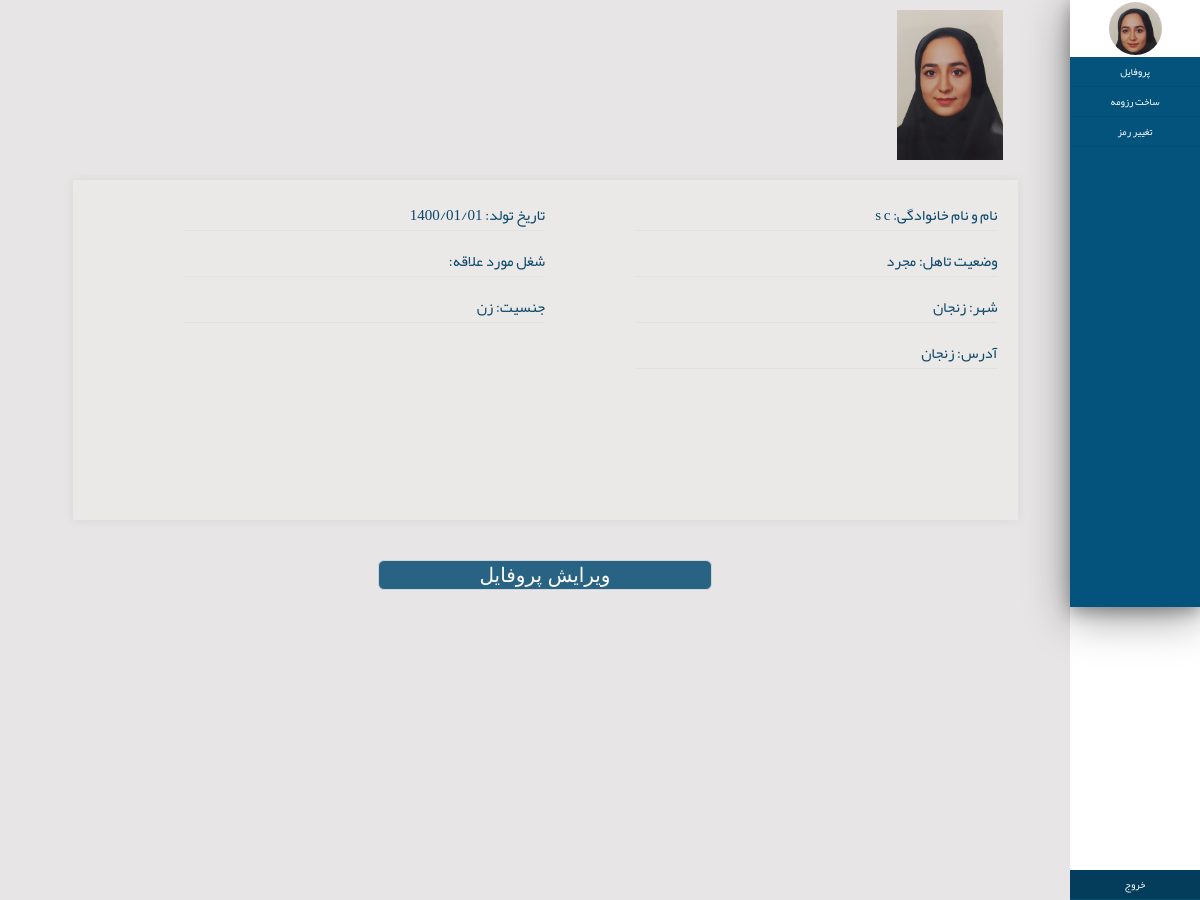
Page /accounts/profile/ (signed in) on the earlier database version.
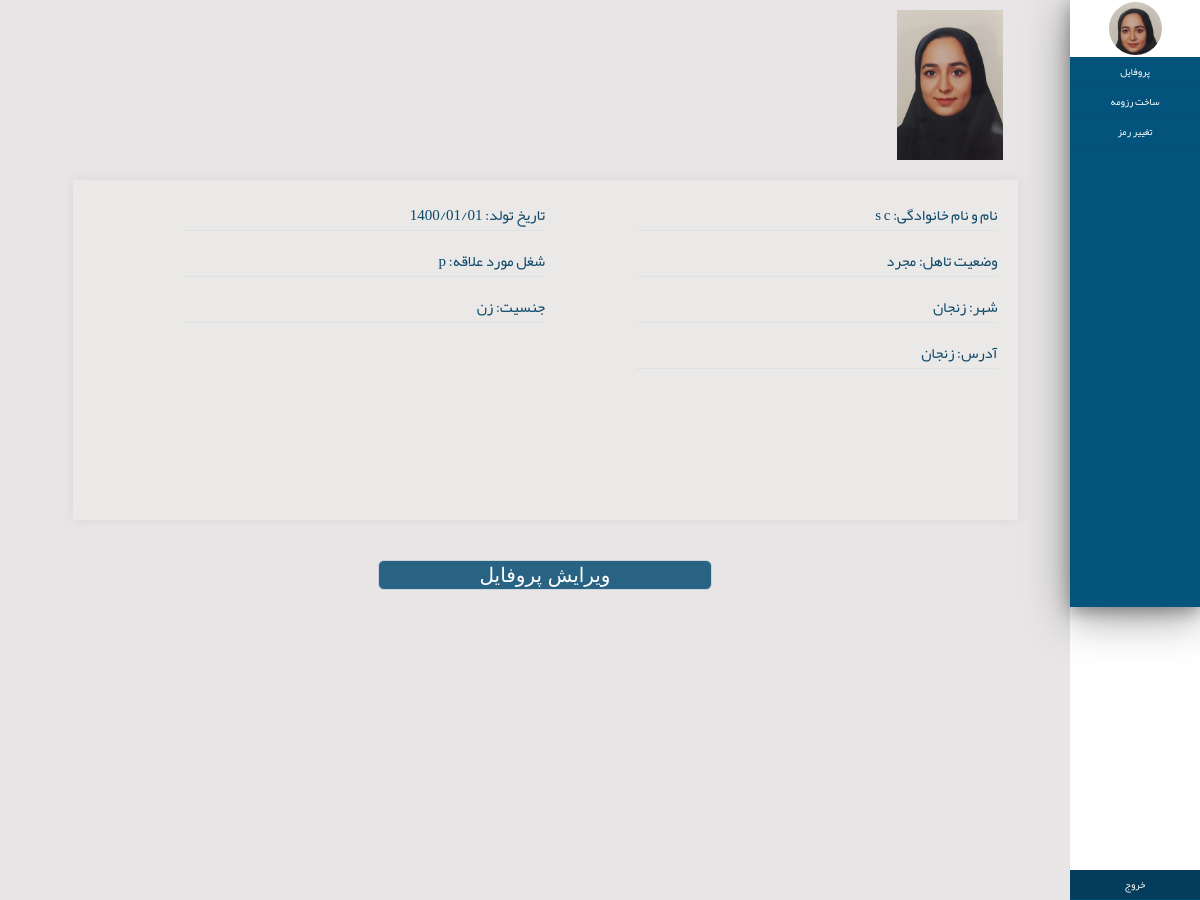
Same page on the later database version.
### accounts/models.py (models this page shows)
class ProfileModel(models.Model):
    class Meta:
        verbose_name="profiles"
        verbose_name_plural="profiles"
    user=models.OneToOneField(User,on_delete=CASCADE,verbose_name="کاربری",related_name="profile")
    male=1
    female=2
    status_choices=((male,"مرد"),(female,"زن"))
    gender=models.IntegerField(choices=status_choices,verbose_name="جنسیت",null=True)
    single=1
    married=2
    status_choices1=((single,"مجرد"),(married,"متاهل"))
    marital_status=models.IntegerField(choices=status_choices1,verbose_name="وضعیت تاهل",null=True,blank=False)
    city=models.CharField(max_length=100,verbose_name="شهر محل سکونت",null=True,blank=False)
    address=models.CharField(max_length=300,verbose_name="آدرس",null=True,blank=False)
    birthday=models.DateField(verbose_name="تاریخ تولد",null=True,blank=False)
    Expected_Salary=models.IntegerField(verbose_name="حقوق درخواستی",null=True,blank=False)
    intrested_job=models.CharField(max_length=100,verbose_name="شغل مورد علاقه",null=True,blank=False)
    ProfileImage=models.ImageField(upload_to='profileimages/',verbose_name="عکس")

### accounts/views.py (the view)
# urls.py: path('profile/',views.profileView),
@login_required
def profileView(request):
    profile=request.user.profile
    context={
        "profile":profile
    }
    return render(request,"accounts/profile.html",context)

### accounts/templates/accounts/profile.html (shortened to what this page needs)
{%load static%}
<!DOCTYPE html>
<html lang="en">
<head>
    <link rel="stylesheet" href="{%static 'css/styless.css'%}">
</head>
<body>
    <body dir="rtl">
        <div class="container bodyy">
            <div class="main_container">
                <div class="nav-md">
                    <div class="shadoww">
                        <div class="navbar nav_title">
                            <div class="navbar circular--portrait" >
                                <img src="{{ profile.ProfileImage.url  }}" alt="...">
                            </div>
                        </div>
                        <div class="sidebarmenu">
                            <div >
                               <div class="side-menu sidbarmenu-contain"><a href="#"  style="text-decoration: none;color:white;">پروفایل</a></div>
                               <div class="side-menu sidbarmenu-contain"><a href="/accounts/resumeprofile" style="text-decoration: none;color:white;">ساخت رزومه</a></div>
                               <div class="side-menu sidbarmenu-contain"><a href="/accounts/password" style="text-decoration: none;color:white;">تغییر رمز</a></div>
                               <div class="side-menu sidbarmenu-contain sidebar-bottom"><a href="/accounts/logout" style="text-decoration: none;color:white;">خروج</a></div>
                            </div>
                        </div>
                    </div>
            </div>
            <div class="boxxrtl"  style="min-height: 607px;">
                <div class="imgbox">
                    <img src="{{ profile.ProfileImage.url  }}" style="width: 100%;align-items: right;">
                </div>
                <div style="width: 100%;margin-left: 0%; margin-right: 0%; height: 335px;" >
                    <div class="profilecontentbox">
                        <div style="width: 40%;float: right; margin-left: 10%; margin-right: 0%;" >
                            <p class="profil">نام و نام خانوادگی:&nbsp;{{ profile.user.get_full_name|default:"" }}</p>
                            <p class="profil">وضعیت تاهل:&nbsp;{{ profile.get_marital_status_display }}</p>
                            <p class="profil"> شهر:&nbsp;{{ profile.city|default:""}}</p>
                            <p class="profil">آدرس:&nbsp;{{ profile.address|default:"" }}</p>
                        </div>
                        <div style="width: 40%;float: right; margin-left: 10%; margin-right: 0%;" >
                            <p class="profil">تاریخ تولد:&nbsp;{{ profile.birthday|date:'Y/m/d' |default:""}}</p>
                            <p class="profil">شغل مورد علاقه:&nbsp;{{ profile.intrested_job |default:""}}</p>
                            <p class="profil">جنسیت:&nbsp;{{ profile.get_gender_display|default:"" }}</p>
                        </div>
                    </div>
                </div>
                <div style=" display:block; align-items: center;margin-top: 30px;">
                    <a href="/accounts/profileEdit">
                        <input type="button" value="ویرایش پروفایل" class="btn editsubmit" />
                     </a>
                </div>
            </div>
        </div>
</body>
</html>

Differences in the rows shown:
changed ProfileModel "مجرد": intrested_job (not shown) → "p"
